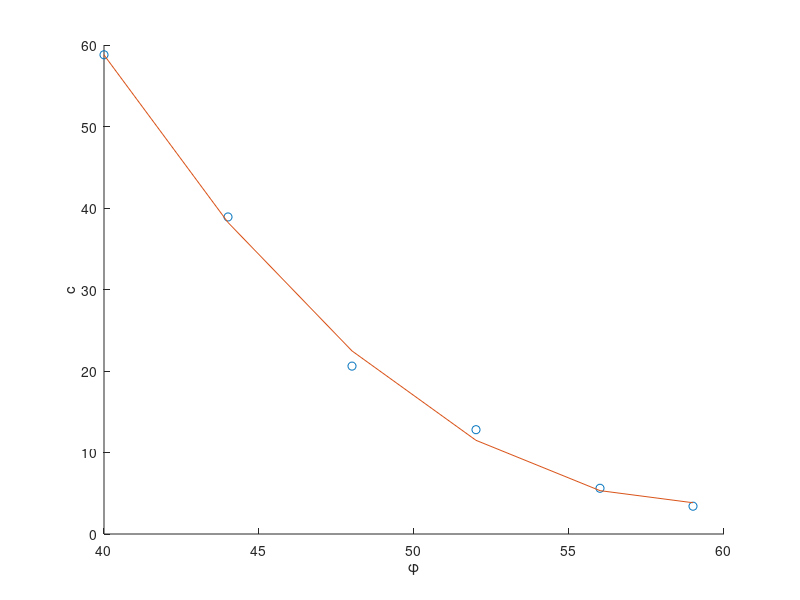
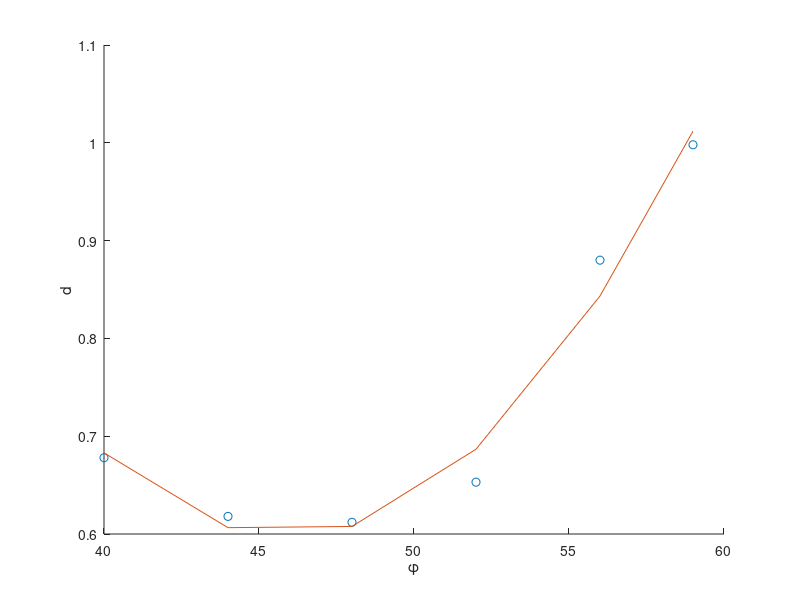

MATLAB code to generate these figures, in order:
phi_list = [59,56,52,48,44,40];
c_list=[3.41,5.61,12.8,20.6,38.9,58.8];
d_list=[0.998,0.88,0.653,0.612,0.618,0.678];



p_c = polyfit(phi_list,c_list,2);
p_c2 = polyfit(68-phi_list,c_list,2);

figure; hold on;
plot(phi_list,c_list,'o')
plot(phi_list,p_c(1)*phi_list.^2+p_c(2)*phi_list+p_c(3))
xlabel('\phi')
ylabel('c')

p_d = polyfit(phi_list,d_list,2);
figure; hold on;
plot(phi_list,d_list,'o')
plot(phi_list,p_d(1)*phi_list.^2+p_d(2)*phi_list+p_d(3))
xlabel('\phi')
ylabel('d')